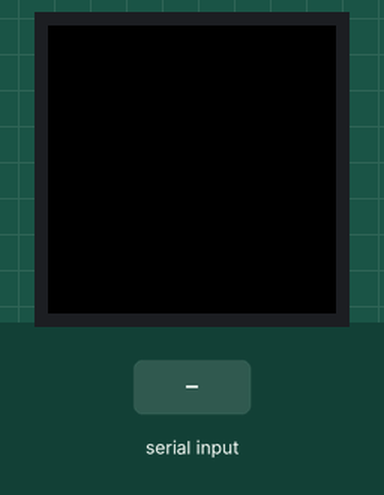
Simulated run of this sketch. Board: Arduino Uno, built with avr-gcc and run on an emulated ATmega328P. On the bench: 32×32 colour display. Inputs (shaded band) come from the test bench. What the sketch prints to the serial monitor is not drawn.

Above: at 2.8 s.
2.9 s: "0" received over Serial
At 3.6 s:
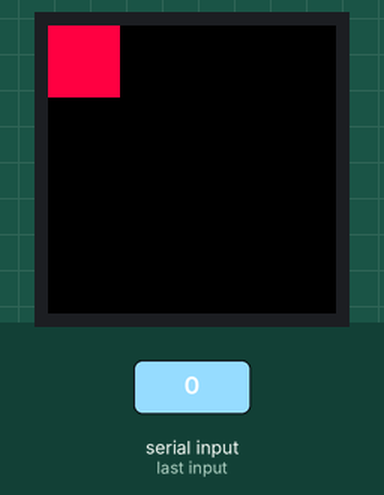
5.2 s: byte 97 ('a') received over Serial
At 5.7 s:
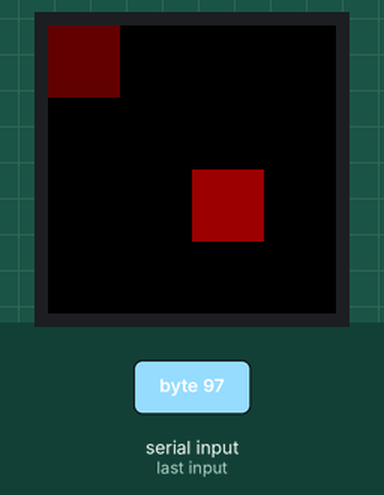
7.3 s: byte 98 ('b') received over Serial
At 7.7 s:
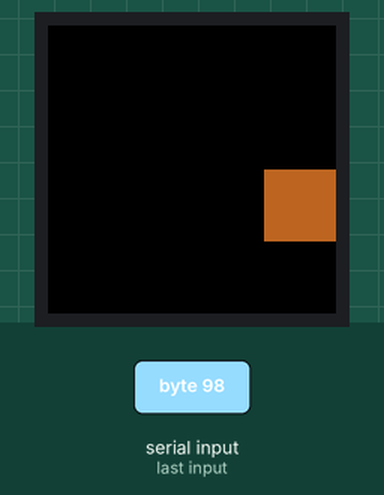
9.4 s: byte 99 ('c') received over Serial
At 9.8 s:
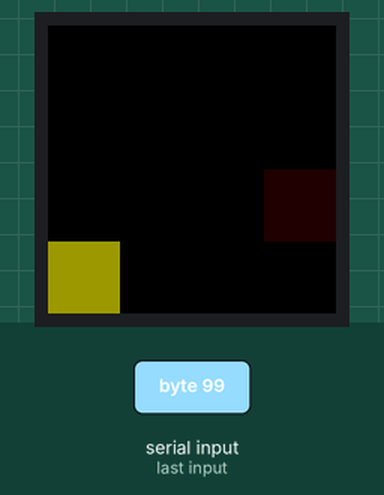
11.5 s: byte 100 ('d') received over Serial
At 11.9 s:
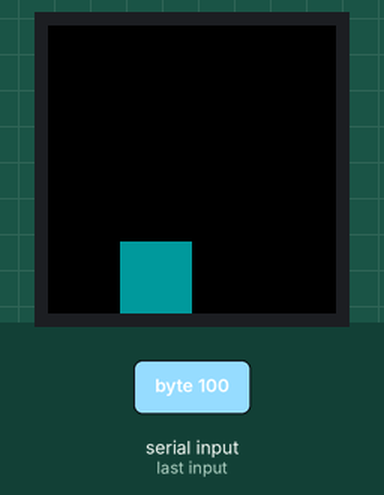
13.5 s: byte 101 ('e') received over Serial
At 14.0 s:
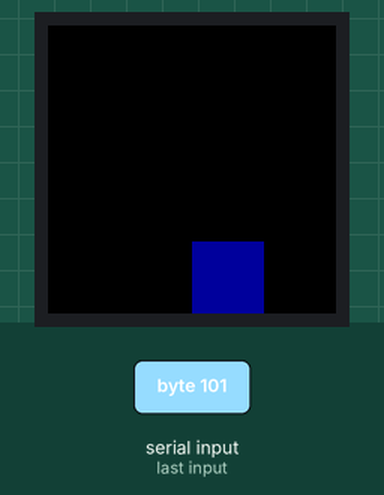
Timing chart, 0 to 16.5 s (numbered marks = the images above; inputs shaded):
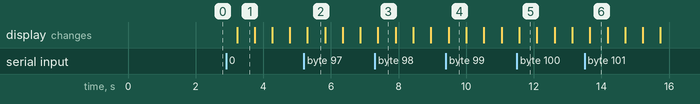

Measured:
- after the input at 2.9 s, the display: changes after 0.32 s (image 1)
- after the input at 7.3 s, the display: changes after 0.09 s (image 3)
- after the input at 11.5 s, the display: changes after 0.07 s (image 5)
- after the input at 13.5 s, the display: changes after 0.16 s (image 6)
- what the display in image 2 shows lasts 0.5 s, from 5.3 s to 5.8 s

The sketch:

video_screen_-_2.ino
```cpp
#include <RGBmatrixPanel.h>

// Most of the signal pins are configurable, but the CLK pin has some
// special constraints.  On 8-bit AVR boards it must be on PORTB...
// Pin 8 works on the Arduino Uno & compatibles (e.g. Adafruit Metro),
// Pin 11 works on the Arduino Mega.  On 32-bit SAMD boards it must be
// on the same PORT as the RGB data pins (D2-D7)...
// Pin 8 works on the Adafruit Metro M0 or Arduino Zero,
// Pin A4 works on the Adafruit Metro M4 (if using the Adafruit RGB
// Matrix Shield, cut trace between CLK pads and run a wire to A4).

#define CLK  8   // USE THIS ON ARDUINO UNO, ADAFRUIT METRO M0, etc.
//#define CLK A4 // USE THIS ON METRO M4 (not M0)
//#define CLK 11 // USE THIS ON ARDUINO MEGA
#define OE   9
#define LAT 10
#define A   A0
#define B   A1
#define C   A2
#define D   A3

#define GAME_STATE_MAIN (0)

int game_state = GAME_STATE_MAIN;

#define NUM_CELLS (16)
#define CELL_SIZE (8)

#define NONE_NOTE (-1)
#define NOTE_DURATION (7)
char notes_played_len[NUM_CELLS] = {
  0,0,0,0,
  0,0,0,0,
  0,0,0,0,
  0,0,0,0,
};

RGBmatrixPanel matrix(A, B, C, D, CLK, LAT, OE, false);

void setup() {
  Serial.begin(9600);
  matrix.begin();

  matrix.fillScreen(matrix.Color333(0,0,0));

  for (int i = 0; i != NUM_CELLS; i++) {
  //  for (int j = NOTE_DURATION; j != 0; j--) {
      byte x = get_cell_x(i);
      byte y = get_cell_y(i);
      uint16_t color = get_cell_color(i, NOTE_DURATION);
      Serial.print("X: "); Serial.print(x); Serial.print(" / Y: "); Serial.print(y); Serial.print(" / C: "); Serial.println(color);
      //matrix.fillRect(x, y, CELL_SIZE, CELL_SIZE, color);
      delay(100);
  //  }
  }
  matrix.fillScreen(matrix.Color333(0,0,0));
  Serial.println("Setup finished");
}

void loop() {
  matrix.fillScreen(matrix.Color333(0,0,0));
  for (int i = 0; i != NUM_CELLS; i++) {
    if (notes_played_len[i] > 0) {
      byte x = get_cell_x(i);
      byte y = get_cell_y(i);
      matrix.fillRect(x, y, CELL_SIZE, CELL_SIZE, get_cell_color(i, notes_played_len[i]));
      notes_played_len[i]--;
    }
  }
  delay(500);
}

byte get_cell_x(int note) {
  switch (note)
  {
  case 0: case 4: case 8: case 12: return 0;
  case 1: case 5: case 9: case 13: return 8;
  case 2: case 6: case 10: case 14: return 16;
  case 3: case 7: case 11: case 15: return 24;
  default: return -1;
  }
}

byte get_cell_y(int note) {
  switch (note)
  {
  case 0: case 1: case 2: case 3: return 0;
  case 4: case 5: case 6: case 7: return 8;
  case 8: case 9: case 10: case 11: return 16;
  case 12: case 13: case 14: case 15: return 24;
  default: return -1;
  }
}

uint16_t get_cell_color(byte note, char duration) {
  uint8_t r;
  uint8_t g;
  uint8_t b;

  switch (note) {
    case 0: r=7;g=0;b=2; break;
    case 1: r=7;g=4;b=1; break;
    case 2: r=7;g=7;b=0; break;
    case 3: r=6;g=7;b=1; break;
    case 4: r=1;g=5;b=2; break;
    case 5: r=2;g=7;b=7; break;
    case 6: r=0;g=4;b=6; break;
    case 7: r=4;g=0;b=5; break;
    case 8: r=7;g=1;b=7; break;
    case 9: r=4;g=4;b=4; break;
    case 10: r=4;g=0;b=0; break;
    case 11: r=5;g=3;b=1; break;
    case 12: r=4;g=4;b=0; break;
    case 13: r=0;g=4;b=4; break;
    case 14: r=0;g=0;b=4; break;
    case 15: r=7;g=6;b=5; break;
  }

  return matrix.Color333(
    (r-(NOTE_DURATION-duration))>0?(r-(NOTE_DURATION-duration)):0,
    (g-(NOTE_DURATION-duration))>0?(g-(NOTE_DURATION-duration)):0,
    (b-(NOTE_DURATION-duration))>0?(b-(NOTE_DURATION-duration)):0
  );
}

void serialEvent() {
  while (Serial.available() > 0) {
    byte note_played = NONE_NOTE;
    char inChar = (char)Serial.read();
    Serial.print("Got char "); Serial.println(inChar);

    if (inChar == '0') { note_played = 0; }
    else if (inChar == '1') { note_played = 1; }
    else if (inChar == '2') { note_played = 2; }
    else if (inChar == '3') { note_played = 3; }
    else if (inChar == '4') { note_played = 4; }
    else if (inChar == '5') { note_played = 5; }
    else if (inChar == '6') { note_played = 6; }
    else if (inChar == '7') { note_played = 7; }
    else if (inChar == '8') { note_played = 8; }
    else if (inChar == '9') { note_played = 9; }
    else if (inChar == 'a') { note_played = 10; }
    else if (inChar == 'b') { note_played = 11; }
    else if (inChar == 'c') { note_played = 12; }
    else if (inChar == 'd') { note_played = 13; }
    else if (inChar == 'e') { note_played = 14; }
    else if (inChar == 'f') { note_played = 15; }

    if (note_played != NONE_NOTE) {
      notes_played_len[note_played] = NOTE_DURATION;
    }
  }
}
```
